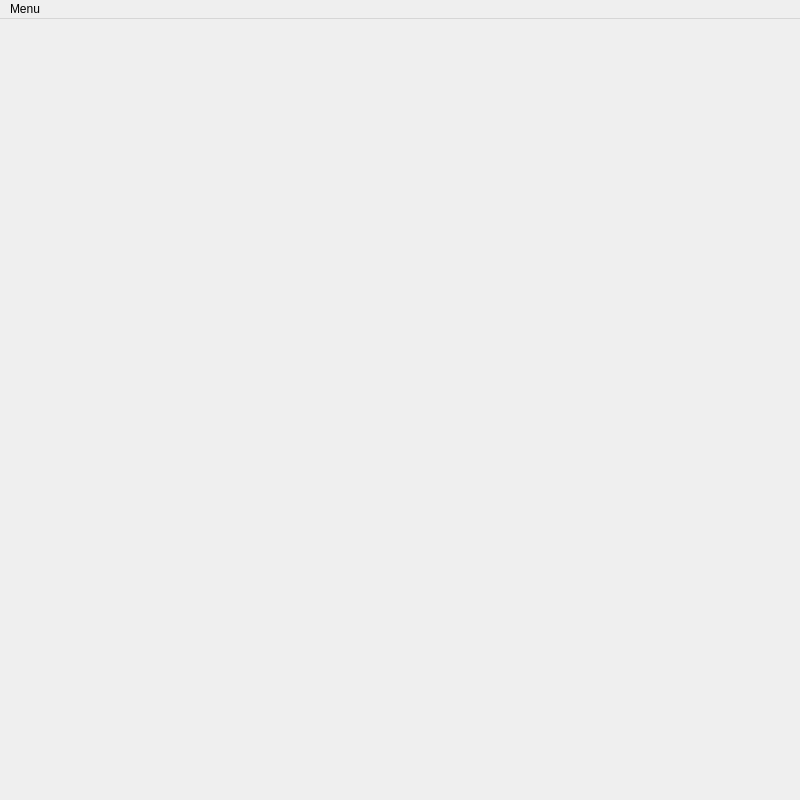
<?xml version="1.0" encoding="UTF-8"?>
<ui version="4.0">
 <class>MainWindow</class>
 <widget class="QMainWindow" name="MainWindow">
  <property name="geometry">
   <rect>
    <x>0</x>
    <y>0</y>
    <width>800</width>
    <height>800</height>
   </rect>
  </property>
  <property name="minimumSize">
   <size>
    <width>800</width>
    <height>800</height>
   </size>
  </property>
  <property name="maximumSize">
   <size>
    <width>800</width>
    <height>800</height>
   </size>
  </property>
  <property name="windowTitle">
   <string>Prova 1.1 - STR</string>
  </property>
  <widget class="QWidget" name="centralwidget">
   <widget class="QLabel" name="label">
    <property name="geometry">
     <rect>
      <x>370</x>
      <y>160</y>
      <width>100</width>
      <height>100</height>
     </rect>
    </property>
    <property name="minimumSize">
     <size>
      <width>100</width>
      <height>100</height>
     </size>
    </property>
    <property name="maximumSize">
     <size>
      <width>100</width>
      <height>100</height>
     </size>
    </property>
    <property name="text">
     <string/>
    </property>
   </widget>
  </widget>
  <widget class="QMenuBar" name="menubar">
   <property name="geometry">
    <rect>
     <x>0</x>
     <y>0</y>
     <width>800</width>
     <height>25</height>
    </rect>
   </property>
   <widget class="QMenu" name="menuMenu">
    <property name="title">
     <string>Menu</string>
    </property>
    <addaction name="actionStart"/>
    <addaction name="actionExit"/>
   </widget>
   <addaction name="menuMenu"/>
  </widget>
  <action name="actionStart">
   <property name="text">
    <string>Start</string>
   </property>
  </action>
  <action name="actionExit">
   <property name="text">
    <string>Exit</string>
   </property>
  </action>
 </widget>
 <resources/>
 <connections/>
</ui>
